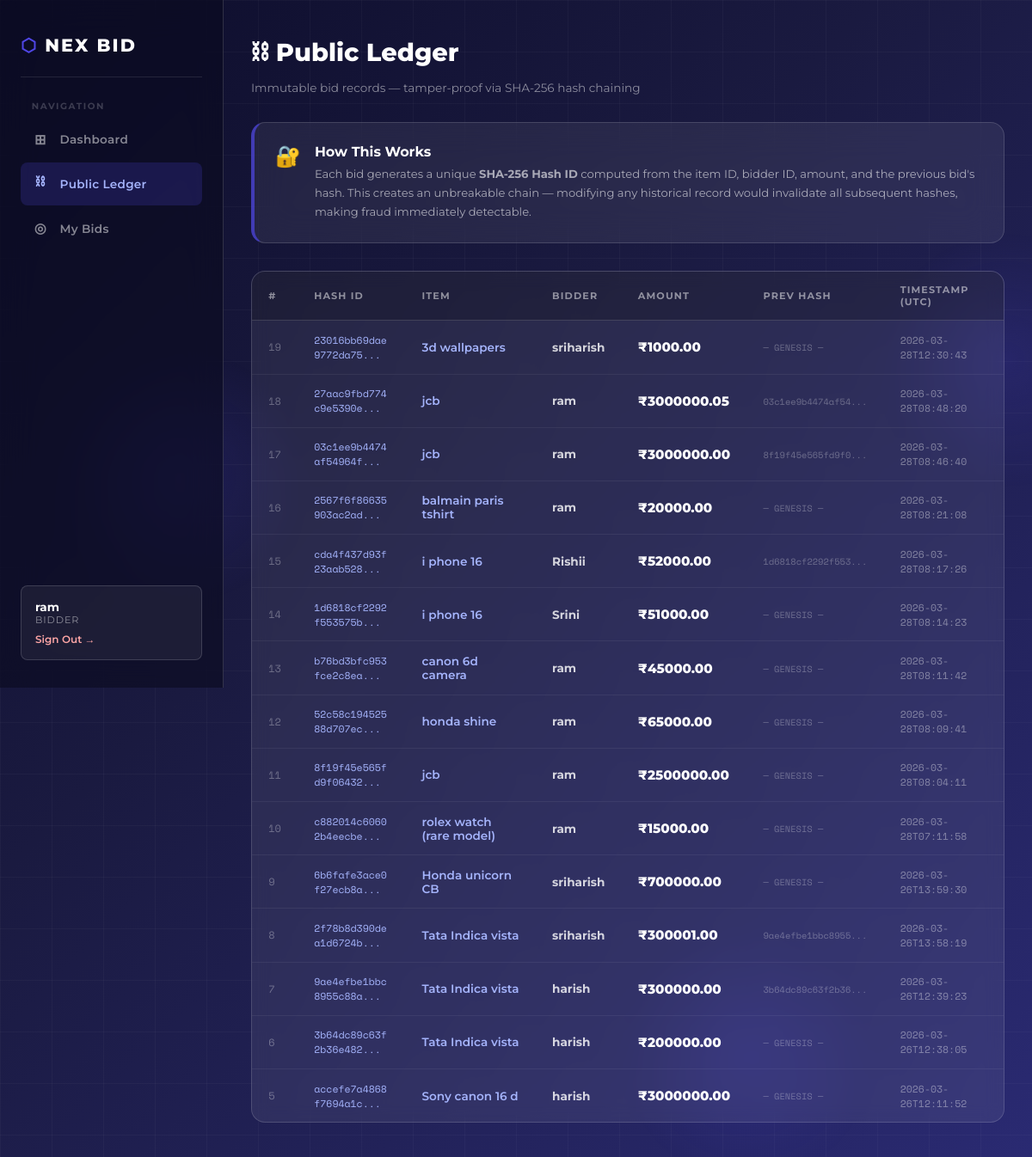
Page /ledger (signed in) on the committed database.
### tables this page shows
CREATE TABLE users (
        id INTEGER PRIMARY KEY AUTOINCREMENT,
        username TEXT UNIQUE NOT NULL,
        email TEXT UNIQUE NOT NULL,
        password_hash TEXT NOT NULL,
        role TEXT DEFAULT 'bidder',
        created_at TIMESTAMP DEFAULT CURRENT_TIMESTAMP
    );

CREATE TABLE public_ledger (
        id INTEGER PRIMARY KEY AUTOINCREMENT,
        hash_id TEXT UNIQUE NOT NULL,
        item_id INTEGER NOT NULL,
        bidder_id INTEGER NOT NULL,
        amount REAL NOT NULL,
        prev_hash TEXT,
        timestamp TIMESTAMP NOT NULL,
        FOREIGN KEY (item_id) REFERENCES items(id),
        FOREIGN KEY (bidder_id) REFERENCES users(id)
    );

CREATE TABLE items (
        id INTEGER PRIMARY KEY AUTOINCREMENT,
        title TEXT NOT NULL,
        description TEXT,
        image_url TEXT,
        starting_price REAL NOT NULL,
        current_price REAL NOT NULL,
        seller_id INTEGER NOT NULL,
        winner_id INTEGER,
        expires_at TIMESTAMP NOT NULL,
        status TEXT DEFAULT 'active',
        created_at TIMESTAMP DEFAULT CURRENT_TIMESTAMP, category TEXT DEFAULT 'Other',
        FOREIGN KEY (seller_id) REFERENCES users(id),
        FOREIGN KEY (winner_id) REFERENCES users(id)
    );

### app.py (the view)
@app.route('/ledger')
@login_required
def public_ledger():
    db = get_db()
    entries = db.execute(
        "SELECT l.*, u.username, i.title FROM public_ledger l JOIN users u ON l.bidder_id=u.id JOIN items i ON l.item_id=i.id ORDER BY l.id DESC LIMIT 50"
    ).fetchall()
    return render_template('ledger.html', entries=entries)

### app.py (called while the page is built)
def get_db():
    if 'db' not in g:
        g.db = sqlite3.connect(DB_PATH)
        g.db.row_factory = sqlite3.Row
    return g.db

def login_required(f):
    @wraps(f)
    def decorated(*args, **kwargs):
        if 'user_id' not in session:
            return redirect(url_for('login'))
        return f(*args, **kwargs)
    return decorated

### templates/ledger.html (shortened to what this page needs)
{% extends 'base.html' %}
{% block content %}
<div class="page-header">
  <div>
    <h1>⛓ Public Ledger</h1>
    <p class="page-subtitle">Immutable bid records — tamper-proof via SHA-256 hash chaining</p>
  </div>
</div>
<div class="glass-card" style="padding:1.5rem;margin-bottom:2rem;border-left:4px solid rgba(79,70,229,0.7);">
  <div style="display:flex;align-items:flex-start;gap:1rem;">
    <div style="font-size:1.5rem;">🔐</div>
    <div>
      <div style="font-weight:700;margin-bottom:0.3rem;">How This Works</div>
      <div style="font-size:0.82rem;color:rgba(255,255,255,0.6);line-height:1.7;">
        Each bid generates a unique <strong>SHA-256 Hash ID</strong> computed from the item ID, bidder ID, amount, and the previous bid's hash.
        This creates an unbreakable chain — modifying any historical record would invalidate all subsequent hashes, making fraud immediately detectable.
      </div>
    </div>
  </div>
</div>
{% if entries %}
<div class="table-wrapper">
  <table>
    <thead>
      <tr>
        <th>#</th>
        <th>Hash ID</th>
        <th>Item</th>
        <th>Bidder</th>
        <th>Amount</th>
        <th>Prev Hash</th>
        <th>Timestamp (UTC)</th>
      </tr>
    </thead>
    <tbody>
      {% for entry in entries %}
      <tr>
        <td style="opacity:0.4;font-family:var(--font-mono);font-size:0.75rem;">{{ entry.id }}</td>
        <td class="hash-cell" title="{{ entry.hash_id }}">{{ entry.hash_id[:20] }}...</td>
        <td>
          <a href="{{ url_for('item_detail', item_id=entry.item_id) }}" style="color:#a5b4fc;text-decoration:none;font-weight:600;">
            {{ entry.title[:30] }}{% if entry.title | length > 30 %}...{% endif %}
          </a>
        </td>
        <td><strong>{{ entry.username }}</strong></td>
        <td style="font-weight:800;color:white;font-size:0.95rem;">₹{{ '%.2f' % entry.amount }}</td>
        <td>
          <span style="font-family:var(--font-mono);font-size:0.65rem;color:rgba(255,255,255,0.3);" title="{{ entry.prev_hash }}">
            {{ entry.prev_hash[:16] if entry.prev_hash != 'GENESIS' else '─ GENESIS ─' }}{{ '...' if entry.prev_hash != 'GENESIS' else '' }}
          </span>
        </td>
        <td style="font-family:var(--font-mono);font-size:0.72rem;opacity:0.5;">{{ entry.timestamp[:19] }}</td>
      </tr>
      {% endfor %}
    </tbody>
  </table>
</div>
{% endif %}
{% endblock %}

### templates/base.html (shortened to what this page needs)
<!DOCTYPE html>
<html lang="en">
<head>
<link rel="stylesheet" href="{{ url_for('static', filename='style.css') }}">
</head>
<body>
<div class="bg-animation">
  <div class="particle" style="--delay:0s;--x:5%;--y:30%"></div>
  <div class="particle" style="--delay:2s;--x:85%;--y:20%"></div>
  <div class="particle" style="--delay:4s;--x:60%;--y:80%"></div>
</div>
<div class="grid-overlay"></div>
<div class="app-layout" style="position:relative;z-index:1;">
  <aside class="sidebar">
    <div class="sidebar-logo">
      <span>⬡</span> NEX<span style="color:white">BID</span>
    </div>
    <span class="sidebar-section-title">Navigation</span>
    <a href="{{ url_for('dashboard') }}" class="sidebar-link {% if request.endpoint == 'dashboard' %}active{% endif %}">
      <span class="sidebar-icon">⊞</span> Dashboard
    </a>
    <a href="{{ url_for('public_ledger') }}" class="sidebar-link {% if request.endpoint == 'public_ledger' %}active{% endif %}">
      <span class="sidebar-icon">⛓</span> Public Ledger
    </a>
    <a href="{{ url_for('my_bids') }}" class="sidebar-link {% if request.endpoint == 'my_bids' %}active{% endif %}">
      <span class="sidebar-icon">◎</span> My Bids
    </a>
    <div class="sidebar-user">
      <div class="sidebar-user-name">{{ session.get('username', 'Guest') }}</div>
      <div class="sidebar-user-role role-{{ session.get('role', 'bidder') }}">{{ session.get('role', 'bidder') | upper }}</div>
      <a href="{{ url_for('logout') }}" style="color:#fca5a5;font-size:0.75rem;text-decoration:none;font-weight:600;display:block;margin-top:0.5rem;">Sign Out →</a>
    </div>
  </aside>
  <main class="main-content">
    {% block content %}{% endblock %}
  </main>
</div>
</body>
</html>

### rows in the picture
users: get "ram"
public_ledger: id "19", hash_id "23016bb69dae9772da75", title "3d wallpapers", username "sriharish", amount "1000.00", prev_hash "─ GENESIS ─", timestamp "2026-03-28T12:30:43"
public_ledger: id "18", hash_id "27aac9fbd774c9e5390e", title "jcb", username "ram", amount "3000000.05", prev_hash "03c1ee9b4474af54", prev_hash "...", timestamp "2026-03-28T08:48:20"
public_ledger: id "17", hash_id "03c1ee9b4474af54964f", title "jcb", username "ram", amount "3000000.00", prev_hash "8f19f45e565fd9f0", prev_hash "...", timestamp "2026-03-28T08:46:40"
public_ledger: id "16", hash_id "2567f6f86635903ac2ad", title "balmain paris tshirt", username "ram", amount "20000.00", prev_hash "─ GENESIS ─", timestamp "2026-03-28T08:21:08"
public_ledger: id "15", hash_id "cda4f437d93f23aab528", title "i phone 16", username "Rishii", amount "52000.00", prev_hash "1d6818cf2292f553", prev_hash "...", timestamp "2026-03-28T08:17:26"
public_ledger: id "14", hash_id "1d6818cf2292f553575b", title "i phone 16", username "Srini", amount "51000.00", prev_hash "─ GENESIS ─", timestamp "2026-03-28T08:14:23"
public_ledger: id "13", hash_id "b76bd3bfc953fce2c8ea", title "canon 6d camera", username "ram", amount "45000.00", prev_hash "─ GENESIS ─", timestamp "2026-03-28T08:11:42"
public_ledger: id "12", hash_id "52c58c19452588d707ec", title "honda shine", username "ram", amount "65000.00", prev_hash "─ GENESIS ─", timestamp "2026-03-28T08:09:41"
public_ledger: id "11", hash_id "8f19f45e565fd9f06432", title "jcb", username "ram", amount "2500000.00", prev_hash "─ GENESIS ─", timestamp "2026-03-28T08:04:11"
public_ledger: id "10", hash_id "c882014c60602b4eecbe", title "rolex watch (rare model)", username "ram", amount "15000.00", prev_hash "─ GENESIS ─", timestamp "2026-03-28T07:11:58"
public_ledger: id "9", hash_id "6b6fafe3ace0f27ecb8a", title "Honda unicorn CB", username "sriharish", amount "700000.00", prev_hash "─ GENESIS ─", timestamp "2026-03-26T13:59:30"
public_ledger: id "8", hash_id "2f78b8d390dea1d6724b", title "Tata Indica vista", username "sriharish", amount "300001.00", prev_hash "9ae4efbe1bbc8955", prev_hash "...", timestamp "2026-03-26T13:58:19"
public_ledger: id "7", hash_id "9ae4efbe1bbc8955c88a", title "Tata Indica vista", username "harish", amount "300000.00", prev_hash "3b64dc89c63f2b36", prev_hash "...", timestamp "2026-03-26T12:39:23"
public_ledger: id "6", hash_id "3b64dc89c63f2b36e482", title "Tata Indica vista", username "harish", amount "200000.00", prev_hash "─ GENESIS ─", timestamp "2026-03-26T12:38:05"
public_ledger: id "5", hash_id "accefe7a4868f7694a1c", title "Sony canon 16 d", username "harish", amount "3000000.00", prev_hash "─ GENESIS ─", timestamp "2026-03-26T12:11:52"

### other values in the picture
{{ session.get('role', 'bidder') | upper }} "BIDDER"
